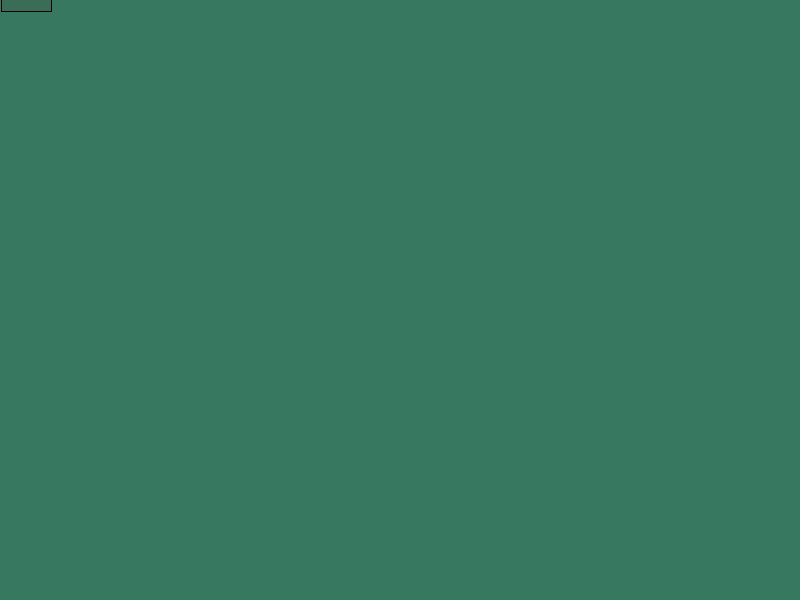
Frame 1 (no input)
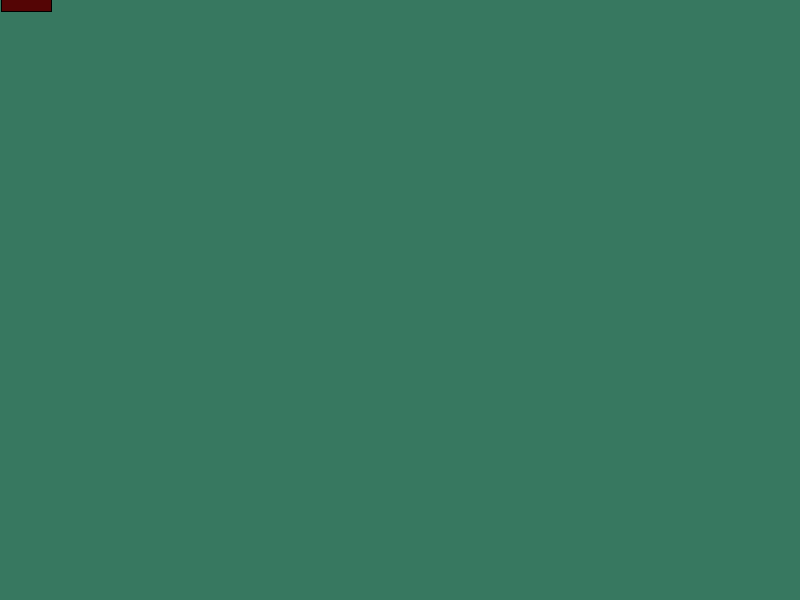
Frame 60 (the mouse pressed at the canvas centre just before this capture)
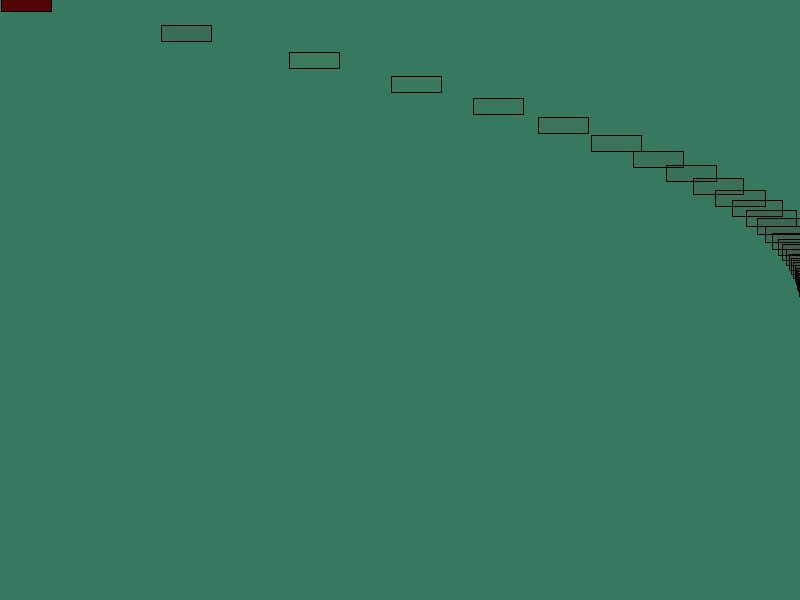
Frame 120 (the mouse held since frame 60 and released just before this capture)

The Processing sketch that drew these frames (run headless with seeded random() and noise(); from frame 60 on, the mouse is pressed at the canvas centre):

// Processing sketch: processing_5419
// ── processing_5419.pde

float x,y,vx,vy;

void setup(){
 size (800,600);

background  (55,120,96);
}

void draw(){
   
   fill(85,vx+vx,vx,23);
  vx =(mouseX - x)/5;
  vy =(mouseY - y)/10;
  x=x + vx;
  y=y + vy;
 rect(x*2+1,y-8+3,50,16);
}
